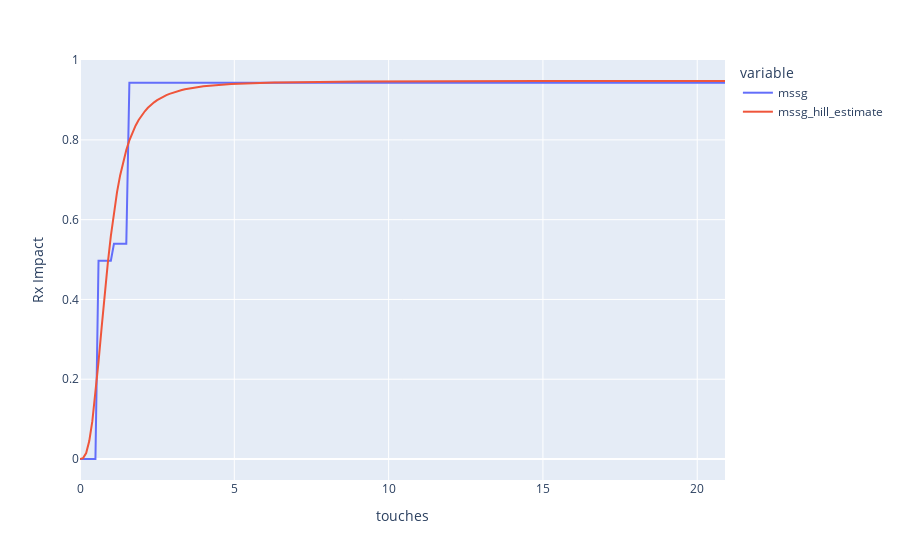

The cell this chart's notebook holds for it:
### Code cell
response_curves.plot(channel5['resp_df'], 'touches', ['mssg', 'mssg_hill_estimate'])

### Figure 1 — Plotly figure (JSON) as saved in the notebook; plotly's stock layout.template omitted (floating-point values rounded to 4 significant figures; data arrays with more than 128 entries replaced by an {"elided": "..."} marker saying what was removed)
{"data": [{"hovertemplate": "variable=mssg<br>touches=%{x}<br>value=%{y}<extra></extra>", "legendgroup": "mssg", "line": {"color": "#636efa", "dash": "solid"}, "marker": {"symbol": "circle"}, "mode": "lines", "name": "mssg", "orientation": "v", "showlegend": true, "type": "scatter", "x": {"elided": "210 float values"}, "xaxis": "x", "y": {"elided": "210 float values"}, "yaxis": "y"}, {"hovertemplate": "variable=mssg_hill_estimate<br>touches=%{x}<br>value=%{y}<extra></extra>", "legendgroup": "mssg_hill_estimate", "line": {"color": "#EF553B", "dash": "solid"}, "marker": {"symbol": "circle"}, "mode": "lines", "name": "mssg_hill_estimate", "orientation": "v", "showlegend": true, "type": "scatter", "x": {"elided": "210 float values"}, "xaxis": "x", "y": {"elided": "210 float values"}, "yaxis": "y"}], "layout": {"legend": {"title": {"text": "variable"}, "tracegroupgap": 0}, "margin": {"t": 60}, "xaxis": {"anchor": "y", "domain": [0, 1], "title": {"text": "touches"}}, "yaxis": {"anchor": "x", "domain": [0, 1], "title": {"text": "Rx Impact"}}}}
